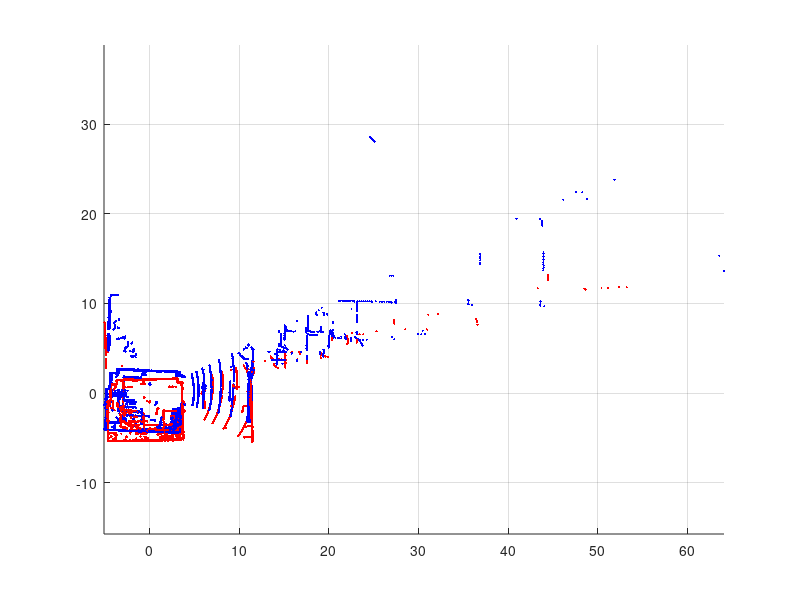

This figure's MATLAB source: (Note: this script raises an error after producing the figure.)
%% 정합 전 2개의 라이다 데이터
clear; clc;

lidar_data = load('lidar_data_2.mat');

lidar_1 = lidar_data.lidar_1;
lidar_2 = lidar_data.lidar_2;

figure(); hold on;
plot3(lidar_1(:,1),lidar_1(:,2),lidar_1(:,3),'.r','MarkerSize',5);
plot3(lidar_2(:,1),lidar_2(:,2),lidar_2(:,3),'.b','MarkerSize',5);
axis equal;  grid on; hold off;

%% Lidar 위치 관계 정보 urdf(Universe Robotic Description Format)
x_1 = 0.94;
y_1 = 0.49;
z_1 = 1.76;
roll_1= 0.0;
pitch_1 = 0.0;
yaw_1 = -0.017453;

x_2 = 0.9649214;
y_2 = -0.52463;
z_2 = 1.8305882;
roll_2 = 0.0049101;
pitch_2 = 0.113957;
yaw_2 = 0.0447597;

%% 데이터 변환 행렬 (Lidar 1)
cos_r_1 = cos(roll_1); sin_r_1 = sin(roll_1);
cos_p_1 = cos(pitch_1); sin_p_1 = sin(pitch_1);
cos_y_1 = cos(yaw_1); sin_y_1 = sin(yaw_1);

r_matrix_1 = eye(4);
p_matrix_1 = eye(4);
y_matrix_1 = eye(4);
tl_matrix_1 = eye(4);

r_matrix_1(2,2) = cos_r_1;
r_matrix_1(2,3) = -1 * sin_r_1;
r_matrix_1(3,2) = sin_r_1;
r_matrix_1(3,3) = cos_r_1;

p_matrix_1(1,1) = cos_p_1;
p_matrix_1(1,3) = sin_p_1;
p_matrix_1(3,1) = -1 * sin_p_1;
p_matrix_1(3,3) = cos_p_1;

y_matrix_1(1,1) = cos_y_1;
y_matrix_1(1,2) = -1 * sin_y_1;
y_matrix_1(2,1) = sin_y_1;
y_matrix_1(2,2) = cos_y_1;

tl_matrix_1(1,4) = x_1;
tl_matrix_1(2,4) = y_1;
tl_matrix_1(3,4) = z_1;

tf_matrix_1 = tl_matrix_1 * y_matrix_1 * p_matrix_1 * r_matrix_1;

tf_lidar_1 = [];
for i = 1:length(lidar_1)
    temp = [lidar_1(i,1); lidar_1(i,2); lidar_1(i,3); 1];
    temp_2 = tf_matrix_1 * temp;
    tf_lidar_1 = [tf_lidar_1; [temp_2(1,1) temp_2(2,1) temp_2(3,1)]];
end

%% 데이터 변환 행렬 (Lidar 2)
cos_r_2 = cos(roll_2); sin_r_2 = sin(roll_2);
cos_p_2 = cos(pitch_2); sin_p_2 = sin(pitch_2);
cos_y_2 = cos(yaw_2); sin_y_2 = sin(yaw_2);

r_matrix_2 = eye(4);
p_matrix_2 = eye(4);
y_matrix_2 = eye(4);
tl_matrix_2 = eye(4);

r_matrix_2(2,2) = cos_r_2;
r_matrix_2(2,3) = -1 * sin_r_2;
r_matrix_2(3,2) = sin_r_2;
r_matrix_2(3,3) = cos_r_2;

p_matrix_2(1,1) = cos_p_2;
p_matrix_2(1,3) = sin_p_2;
p_matrix_2(3,1) = -1 * sin_p_2;
p_matrix_2(3,3) = cos_p_2;

y_matrix_2(1,1) = cos_y_2;
y_matrix_2(1,2) = -1 * sin_y_2;
y_matrix_2(2,1) = sin_y_2;
y_matrix_2(2,2) = cos_y_2;

tl_matrix_2(1,4) = x_2;
tl_matrix_2(2,4) = y_2;
tl_matrix_2(3,4) = z_2;

tf_matrix_2 = tl_matrix_2 * y_matrix_2 * p_matrix_2 * r_matrix_2;

tf_lidar_2 = [];
for i = 1:length(lidar_2)
    temp = [lidar_2(i,1); lidar_2(i,2); lidar_2(i,3); 1];
    temp_2 = tf_matrix_2 * temp;
    tf_lidar_2 = [tf_lidar_2; [temp_2(1,1) temp_2(2,1) temp_2(3,1)]];
end
car_data = stlread('hyundai_i30.stl');
car_x = car_data.vertices(:,1)';
car_y = car_data.vertices(:,2)';
car_z = car_data.vertices(:,3)';
car = [car_x;car_y;car_z;ones(1,length(car_x))];

car_roll = 90/180*pi; car_yaw = 90/180*pi;
R_car_roll = [1 0 0 0; 0 cos(car_roll) -sin(car_roll) 0 
0 sin(car_roll) cos(car_roll) 0; 0 0 0 1];
R_car_yaw = [ cos(car_yaw) -sin(car_yaw) 0 0; sin(car_yaw) cos(car_yaw) 0 0;
    0 0 1 0; 0 0 0 1];


car_re = R_car_yaw * R_car_roll * car;
car_zdot = -min(car_re(3,:)) + 0.2;
y_temp = sort(car_re(2,:));
car_ydot = -y_temp(118278/2);
car_xdot = -1.8;
L_car = [1 0 0 car_xdot;
        0 1 0 car_ydot;
        0 0 1 car_zdot;
        0 0 0 1];
car_re = L_car * car_re;

figure(); hold on;
plot3(tf_lidar_1(:,1), tf_lidar_1(:,2),tf_lidar_1(:,3), '.r', 'MarkerSize',5);
plot3(tf_lidar_2(:,1), tf_lidar_2(:,2),tf_lidar_2(:,3), '.b', 'MarkerSize',5);
plot3(car_re(1,:), car_re(2,:), car_re(3,:),'k.');
title('201601784 이광우'); axis equal; grid on;
xlabel('x(m)');ylabel('y(m)');zlabel('z(m)'); 